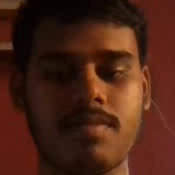
#> input picture Data/hameed/hameed0.jpg, 175 x 175 px; its folder holds only this picture in this run
$ python Trainingdata.py
#> lines starting #> are read from the running program, lines starting #| are printed output that depends on the picture
import cv2
import numpy as np
from PIL import Image
import os

# Path for face image database
# path = 'C:/Users/Hameed/Documents/GitHub/Flames/note4/Person-name-Recogntion-using-opencv/Data'
path='Data'
recognizer = cv2.face.LBPHFaceRecognizer_create()
detector = cv2.CascadeClassifier("haarcascade_frontalface_default.xml")

# function to get the images and label data
def getImagesAndLabels(path):

    # imagePaths = [os.path.join(path,f) for f in os.listdir(path)]
#> called with path = 'Data'
    faceSamples=[]
    ids = []

    for imagePath in os.listdir(path):
        imgpath=path+'/'+imagePath
        # cv2.imshow(impath.jpg)
        for i in os.listdir(imgpath):
        #  i=i.replace('.jpg','')
        #  PIL_img = Image.open(i).convert('L') # convert it to grayscale
        #  img_numpy = np.array(PIL_img,'uint8')
         image_file = Image.open(imgpath+'/'+i)
#> image_file is the input picture: PIL image 175x175 RGB; mean R, G, B 75.5, 35.6, 20.7
         image = image_file.convert('L')  # convert image to monochrome
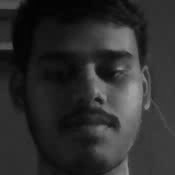
#> image: PIL image 175x175 L; min 2, max 164, mean 45.8
         img_numpy = np.array(image,'uint8')

         id = 1
         faces = detector.detectMultiScale(img_numpy)
#> faces = [[15, 15, 142, 142]]

        for (x,y,w,h) in faces:
            faceSamples.append(img_numpy[y:y+h,x:x+w])
            ids.append(id)
#> this loop made 1 pass
#> after the loop, faceSamples = 1 item; ids = [1]

    return faceSamples,ids

print ("\n [INFO] Training faces. It will take a few seconds. Wait ...")
faces,ids = getImagesAndLabels(path)
#> faces = 1 item; ids = [1]
recognizer.train(faces, np.array(ids))

# Save the model into trainer/trainer.yml
recognizer.write('trainer.yml') # recognizer.save() worked on Mac, but not on Pi

# Print the numer of faces trained and end program
print("\n [INFO] {0} faces trained. Exiting Program".format(len(np.unique(ids))))
#|  [INFO] 1 faces trained. Exiting Program
